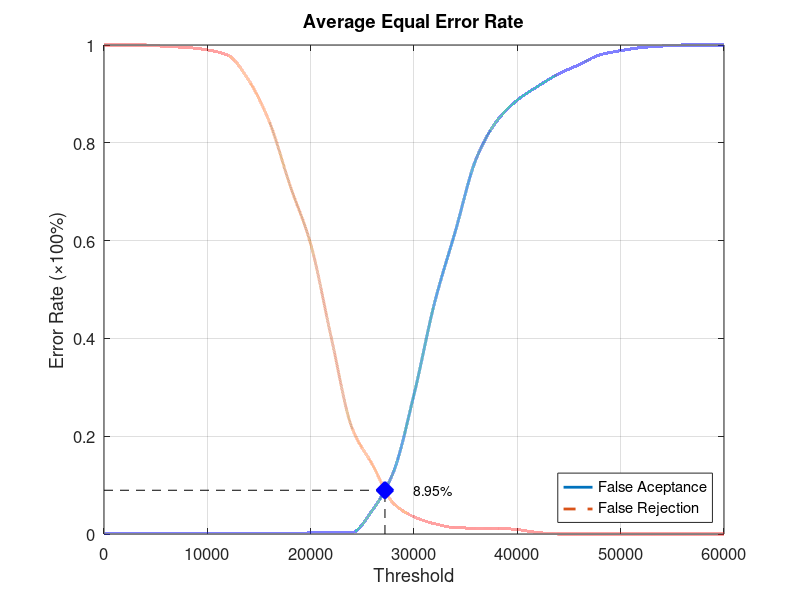
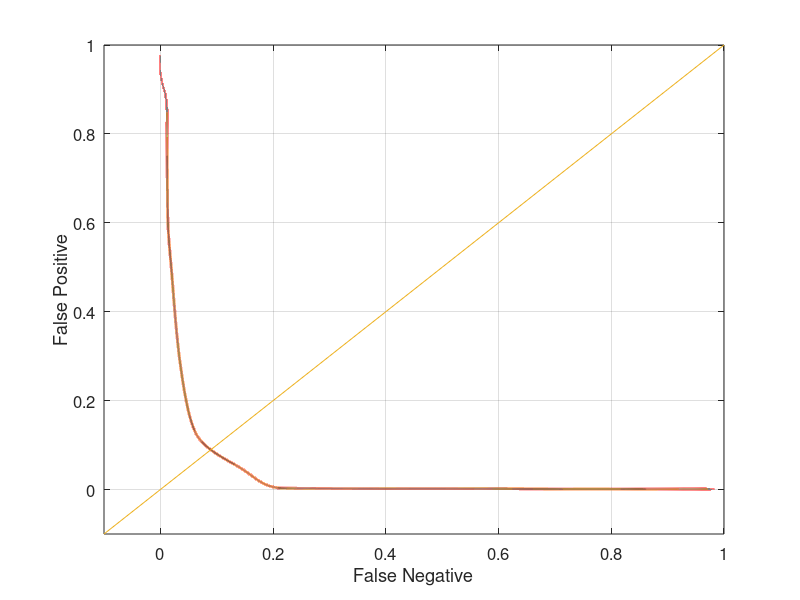

Source code (MATLAB) for these figures, in order:
function yEER = Database2Average
close all;
clear;
clc;
x = 0:2000:60000;
xq = 0:0.5:60000;

y0 = [0 0.00105263 0.00105263 0.00105263 0.00105263 0.00105263 0.00105263 0.00105263 0.00105263 0.00105263 0.00210526 0.00210526 0.0031579 0.0494737 0.126316 0.285263 0.473684 0.618947 0.766316 0.844211 0.887368 0.915789 0.941053 0.96 0.98 0.988421 0.994737 0.997895 1 1 1];
yy0 = interp1(x, y0, xq, 'pchip');
y1 = [1 1 1 0.997 0.995 0.99 0.979 0.928 0.843 0.713 0.593 0.401 0.217 0.141 0.063 0.035 0.021 0.013 0.012 0.012 0.009 0.003 0 0 0 0 0 0 0 0 0];
yy1 = interp1(x, y1, xq, 'pchip');

% Calculating EER: 
y2 = abs(y0 - y1);
find(y2 == min(y2))
yy2 = abs(yy0 - yy1);
xEER = find(yy2 == min(yy2));
xEERIndex = xq(xEER) % X-axis EER
yEER = yy0(xEER) % Y-axis EER

main = figure
plot(xq, yy0,'-','LineWidth', 2);	hold on
plot(xq, yy1,'--','LineWidth', 2);	hold on
plot([xEERIndex xEERIndex], [0 yEER], 'k--');	hold on
plot([0 xEERIndex], [yEER yEER], 'k--');	hold on
plot(xEERIndex, yEER, 'bx', 'LineWidth', 10);	hold on
text(xEERIndex + 10 * xEERIndex / 100, yEER, [num2str(round((10000 * yEER)) / 100) '%'])
legend('False Aceptance', 'False Rejection', 'Location', 'SouthEast')
xlabel('Threshold')
ylabel('Error Rate (\times100%)')
title('Average Equal Error Rate')
set(gca, 'FontSize', 12)
axis([0 60000 0 1])
grid on

print(main, 'Database2AverageMain', '-dpng');
FNRxFPR = figure('Color', [1 1 1]);
plot(yy1, yy0, '-', yy1, yy0, 'LineWidth', 2);
hold on
y = -0.1:0.1:1
plot(y, y); 
set(gca, 'FontSize', 12)
xlabel('False Negative')
ylabel('False Positive')
axis([-0.1 1 -0.1 1])
set(gca, 'FontSize', 12)
grid on

print(FNRxFPR, 'Database2AverageFNRxFPR','-dpng');
end
